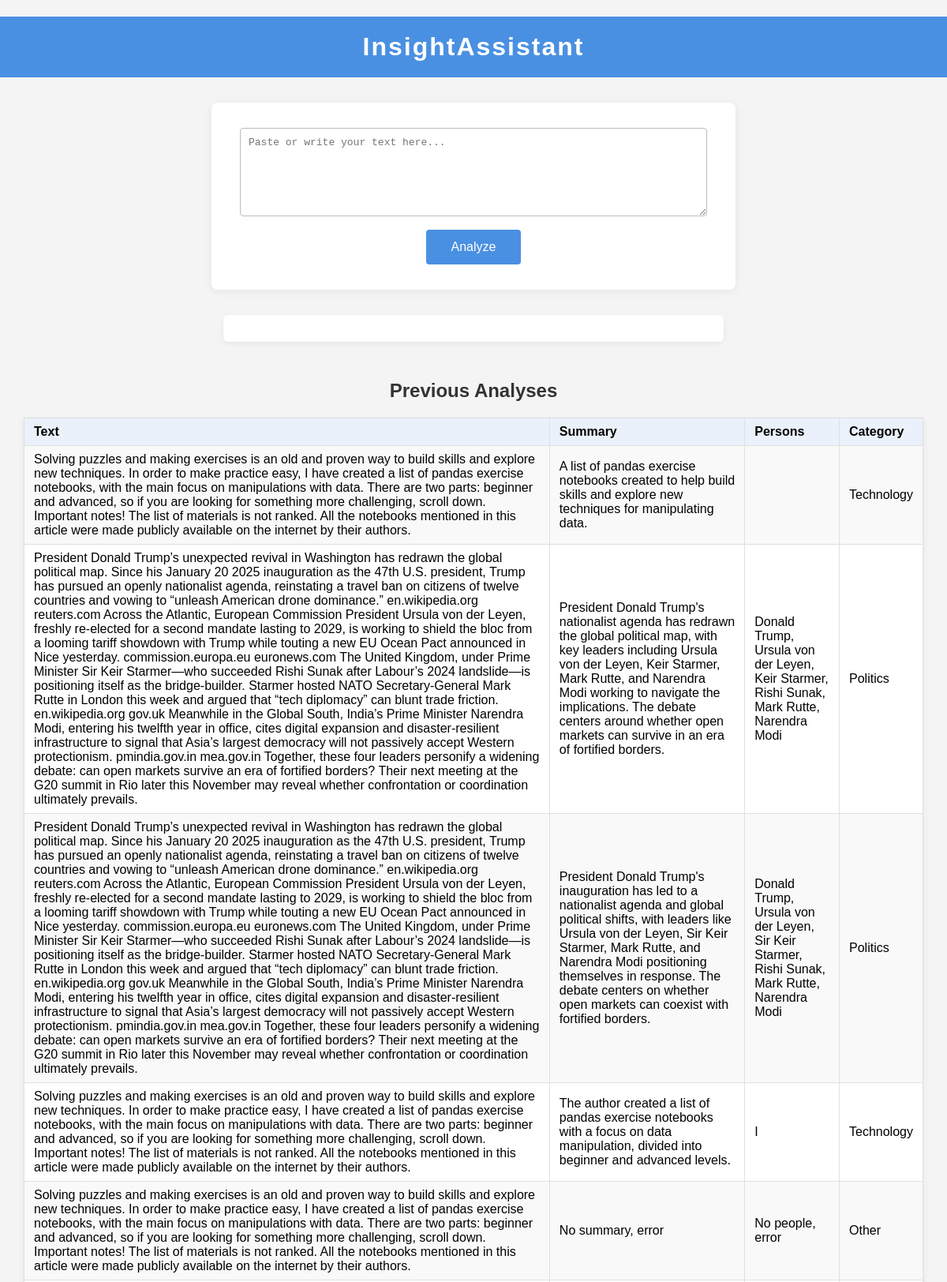
The page / (upper part) on the database its author committed.
### app2 best ready.py (models this page shows)
class Analysis(db.Model):
    id            = db.Column(db.Integer, primary_key=True)
    original_text = db.Column(db.Text,   nullable=False)
    summary       = db.Column(db.Text)
    persons       = db.Column(db.Text)           # Comma-separated list
    category      = db.Column(db.String(120))    # e.g. “Technology”

### app2 best ready.py (the view)
@app.route("/")
def index():
    entries = Analysis.query.order_by(Analysis.id.desc()).limit(10).all()
    return render_template("index.html", entries=entries)

### templates/index.html (shortened to what this page needs)
<!DOCTYPE html>
<html lang="en">
<head>
    <link rel="stylesheet" href="/static/style.css">
</head>
<body>
    <h1>InsightAssistant</h1>
    <form id="analyze-form">
        <textarea name="text" id="text" placeholder="Paste or write your text here..." rows="6" cols="60" required></textarea><br>
        <button type="submit">Analyze</button>
    </form>
    <div id="result" style="margin-top:1em"></div>
    <h2>Previous Analyses</h2>
    <table border="1" cellpadding="4">
        <tr><th>Text</th><th>Summary</th><th>Persons</th><th>Category</th></tr>
        {% for entry in entries %}
        <tr>
            <td>{{ entry.original_text|e }}</td>
            <td>{{ entry.summary|e }}</td>
            <td>{{ entry.persons|e }}</td>
            <td>{{ entry.category|e }}</td>
        </tr>
        {% endfor %}
    </table>
</body>
</html>

### static/style.css (style rules this page uses)
body { font-family: Arial, sans-serif; background: #f4f4f4; margin: 0; padding: 0; }
h1 { background: #4a90e2; color: #fff; padding: 20px 0; margin-bottom: 0.5em; text-align: center; letter-spacing: 2px; }
form#analyze-form { background: #fff; margin: 2em auto; padding: 2em; border-radius: 8px; max-width: 600px; box-shadow: 0 2px 12px #0001; text-align: center; }
textarea { width: 95%; font-size: 1em; padding: 10px; border-radius: 4px; border: 1px solid #bbb; margin-bottom: 1em; resize: vertical; }
button[type="submit"] { background: #4a90e2; color: #fff; border: none; padding: 0.8em 2em; font-size: 1em; border-radius: 4px; cursor: pointer; transition: background 0.2s; }
#result { max-width: 600px; margin: 1em auto; padding: 1em; background: #fff; border-radius: 6px; box-shadow: 0 2px 6px #0001; font-size: 1.05em; }
h2 { margin-top: 2em; text-align: center; color: #333; }
table { border-collapse: collapse; margin: 1em auto; width: 95%; background: #fff; box-shadow: 0 2px 8px #0001; }
th, td { border: 1px solid #e0e0e0; padding: 8px 12px; text-align: left; }
th { background: #eaf1fb; }
tr:nth-child(even) { background: #f9f9f9; }

### rows shown on the page
Analysis: original_text "Solving puzzles and making exercises is an old and proven way to build skills and explore new techniques. In order to make practice easy, I have created a list of pandas exercise notebooks, with the main focus on manipulations with data. There are two parts: beginner and advanced, so if you are looking for something more challenging, scroll down. Important notes! The list of materials is not ranked. All the notebooks mentioned in this article were made publicly available on the internet by their authors.", summary "A list of pandas exercise notebooks created to help build skills and explore new techniques for manipulating data.", category "Technology"
Analysis: original_text "President Donald Trump’s unexpected revival in Washington has redrawn the global political map. Since his January 20 2025 inauguration as the 47th U.S. president, Trump has pursued an openly nationalist agenda, reinstating a travel ban on citizens of twelve countries and vowing to “unleash American drone dominance.” en.wikipedia.org reuters.com Across the Atlantic, European Commission President Ursula von der Leyen, freshly re-elected for a second mandate lasting to 2029, is working to shield the bloc from a looming tariff showdown with Trump while touting a new EU Ocean Pact announced in Nice yesterday. commission.europa.eu euronews.com The United Kingdom, under Prime Minister Sir Keir…", summary "President Donald Trump's nationalist agenda has redrawn the global political map, with key leaders including Ursula von der Leyen, Keir Starmer, Mark Rutte, and Narendra Modi working to navigate the implications. The debate centers around whether open markets can survive in an era of fortified borders.", persons "Donald Trump, Ursula von der Leyen, Keir Starmer, Rishi Sunak, Mark Rutte, Narendra Modi", category "Politics"
Analysis: original_text "President Donald Trump’s unexpected revival in Washington has redrawn the global political map. Since his January 20 2025 inauguration as the 47th U.S. president, Trump has pursued an openly nationalist agenda, reinstating a travel ban on citizens of twelve countries and vowing to “unleash American drone dominance.” en.wikipedia.org reuters.com Across the Atlantic, European Commission President Ursula von der Leyen, freshly re-elected for a second mandate lasting to 2029, is working to shield the bloc from a looming tariff showdown with Trump while touting a new EU Ocean Pact announced in Nice yesterday. commission.europa.eu euronews.com The United Kingdom, under Prime Minister Sir Keir…", summary "President Donald Trump's inauguration has led to a nationalist agenda and global political shifts, with leaders like Ursula von der Leyen, Sir Keir Starmer, Mark Rutte, and Narendra Modi positioning themselves in response. The debate centers on whether open markets can coexist with fortified borders.", persons "Donald Trump, Ursula von der Leyen, Sir Keir Starmer, Rishi Sunak, Mark Rutte, Narendra Modi", category "Politics"
Analysis: original_text "Solving puzzles and making exercises is an old and proven way to build skills and explore new techniques. In order to make practice easy, I have created a list of pandas exercise notebooks, with the main focus on manipulations with data. There are two parts: beginner and advanced, so if you are looking for something more challenging, scroll down. Important notes! The list of materials is not ranked. All the notebooks mentioned in this article were made publicly available on the internet by their authors.", summary "The author created a list of pandas exercise notebooks with a focus on data manipulation, divided into beginner and advanced levels.", persons "I", category "Technology"
Analysis: original_text "Solving puzzles and making exercises is an old and proven way to build skills and explore new techniques. In order to make practice easy, I have created a list of pandas exercise notebooks, with the main focus on manipulations with data. There are two parts: beginner and advanced, so if you are looking for something more challenging, scroll down. Important notes! The list of materials is not ranked. All the notebooks mentioned in this article were made publicly available on the internet by their authors.", summary "No summary, error", persons "No people, error", category "Other"
